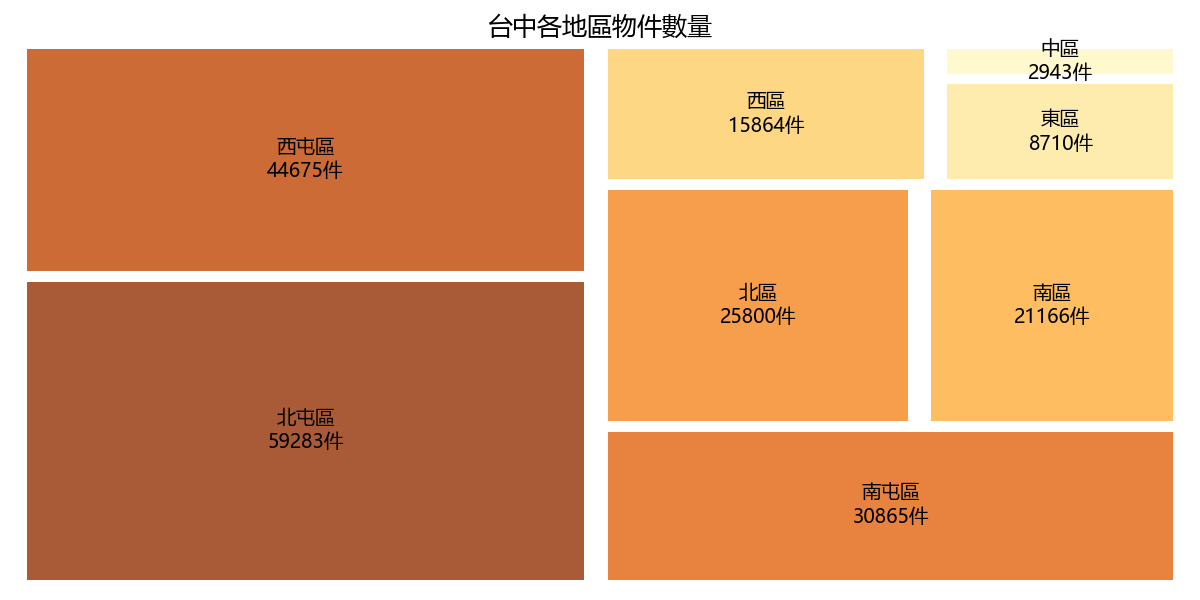

Here is the Python script that generated this plot:
# -*- coding: utf-8 -*-
"""
Created on Tue Aug 22 20:43:38 2023

@author: Jacob
"""

import pandas as pd
import matplotlib.pyplot as plt
import squarify
import seaborn
plt.rcParams['font.sans-serif'] = ['Microsoft YaHei']

df = pd.read_csv('C:\\Users\\Jacob Kai\\Documents\\Python_UniClass\\Clean_RealEstates')
df = df.drop(['Unnamed: 0'], axis=1)
df = df[(df['main_purpose']=='住家') | (df['main_purpose']=='住商')]
df_dist =  df.groupby('district')['price'].count().sort_values(ascending=False).reset_index()
df_dist['amount'] = df_dist['price']
df_dist = df_dist.drop('price', axis=1)

amount = df_dist['amount'].tolist()
labels = [f'{dist}\n{count}件' for dist, count in zip(df_dist['district'], df_dist['amount'])]
plt.figure(figsize=(12, 6))
squarify.plot(sizes=amount,
              label=labels,
              color=seaborn.color_palette('YlOrBr_r', len(amount)),
              alpha=0.8,
              pad=1,
              text_kwargs={'fontsize': 14,
                           'color': 'black'})
plt.title('台中各地區物件數量', fontsize=18, color='black')
plt.axis('off')
plt.tight_layout()
plt.savefig("C:\\Users\\Jacob Kai\\Documents\\Python_UniClass\\House_Price_Prediction_Module_&_Data_Visualization\\House Trade Volume in Taichung's Districts.png", dpi=100)
plt.show()